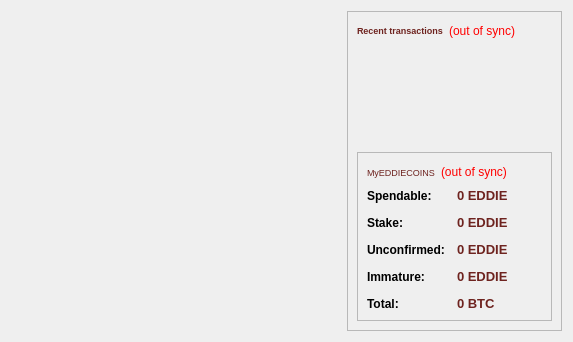
<?xml version="1.0" encoding="UTF-8"?>
<ui version="4.0">
 <class>OverviewPage</class>
 <widget class="QWidget" name="OverviewPage">
  <property name="geometry">
   <rect>
    <x>0</x>
    <y>0</y>
    <width>573</width>
    <height>342</height>
   </rect>
  </property>
  <property name="windowTitle">
   <string>Form</string>
  </property>
  <layout class="QHBoxLayout" name="horizontalLayout" stretch="0,1,1">
   <item>
    <spacer name="horizontalSpacer_3">
     <property name="orientation">
      <enum>Qt::Horizontal</enum>
     </property>
     <property name="sizeHint" stdset="0">
      <size>
       <width>120</width>
       <height>20</height>
      </size>
     </property>
    </spacer>
   </item>
   <item>
    <layout class="QVBoxLayout" name="verticalLayout_2">
     <item>
      <spacer name="verticalSpacer">
       <property name="orientation">
        <enum>Qt::Vertical</enum>
       </property>
       <property name="sizeHint" stdset="0">
        <size>
         <width>20</width>
         <height>40</height>
        </size>
       </property>
      </spacer>
     </item>
    </layout>
   </item>
   <item>
    <layout class="QVBoxLayout" name="verticalLayout_3">
     <item>
      <widget class="QFrame" name="frame_2">
       <property name="frameShape">
        <enum>QFrame::StyledPanel</enum>
       </property>
       <property name="frameShadow">
        <enum>QFrame::Raised</enum>
       </property>
       <layout class="QVBoxLayout" name="verticalLayout">
        <item>
         <layout class="QHBoxLayout" name="horizontalLayout_2">
          <item>
           <widget class="QLabel" name="label_4">
            <property name="palette">
             <palette>
              <active>
               <colorrole role="WindowText">
                <brush brushstyle="SolidPattern">
                 <color alpha="255">
                  <red>110</red>
                  <green>35</green>
                  <blue>31</blue>
                 </color>
                </brush>
               </colorrole>
               <colorrole role="Text">
                <brush brushstyle="SolidPattern">
                 <color alpha="255">
                  <red>110</red>
                  <green>35</green>
                  <blue>31</blue>
                 </color>
                </brush>
               </colorrole>
              </active>
              <inactive>
               <colorrole role="WindowText">
                <brush brushstyle="SolidPattern">
                 <color alpha="255">
                  <red>110</red>
                  <green>35</green>
                  <blue>31</blue>
                 </color>
                </brush>
               </colorrole>
               <colorrole role="Text">
                <brush brushstyle="SolidPattern">
                 <color alpha="255">
                  <red>110</red>
                  <green>35</green>
                  <blue>31</blue>
                 </color>
                </brush>
               </colorrole>
              </inactive>
              <disabled>
               <colorrole role="WindowText">
                <brush brushstyle="SolidPattern">
                 <color alpha="255">
                  <red>120</red>
                  <green>120</green>
                  <blue>120</blue>
                 </color>
                </brush>
               </colorrole>
               <colorrole role="Text">
                <brush brushstyle="SolidPattern">
                 <color alpha="255">
                  <red>120</red>
                  <green>120</green>
                  <blue>120</blue>
                 </color>
                </brush>
               </colorrole>
              </disabled>
             </palette>
            </property>
            <property name="font">
             <font>
              <pointsize>7</pointsize>
             </font>
            </property>
            <property name="text">
             <string>&lt;b&gt;Recent transactions&lt;/b&gt;</string>
            </property>
           </widget>
          </item>
          <item>
           <widget class="QLabel" name="labelTransactionsStatus">
            <property name="toolTip">
             <string>The displayed information may be out of date. Your wallet automatically synchronizes with the EDDIE network after a connection is established, but this process has not completed yet.</string>
            </property>
            <property name="styleSheet">
             <string notr="true">QLabel { color: red; }</string>
            </property>
            <property name="text">
             <string notr="true">(out of sync)</string>
            </property>
            <property name="alignment">
             <set>Qt::AlignRight|Qt::AlignTrailing|Qt::AlignVCenter</set>
            </property>
           </widget>
          </item>
          <item>
           <spacer name="horizontalSpacer">
            <property name="orientation">
             <enum>Qt::Horizontal</enum>
            </property>
            <property name="sizeHint" stdset="0">
             <size>
              <width>40</width>
              <height>20</height>
             </size>
            </property>
           </spacer>
          </item>
         </layout>
        </item>
        <item>
         <widget class="QListView" name="listTransactions">
          <property name="palette">
           <palette>
            <active>
             <colorrole role="Button">
              <brush brushstyle="SolidPattern">
               <color alpha="0">
                <red>0</red>
                <green>0</green>
                <blue>0</blue>
               </color>
              </brush>
             </colorrole>
             <colorrole role="Base">
              <brush brushstyle="NoBrush">
               <color alpha="255">
                <red>0</red>
                <green>0</green>
                <blue>0</blue>
               </color>
              </brush>
             </colorrole>
             <colorrole role="Window">
              <brush brushstyle="SolidPattern">
               <color alpha="0">
                <red>0</red>
                <green>0</green>
                <blue>0</blue>
               </color>
              </brush>
             </colorrole>
             <colorrole role="Shadow">
              <brush brushstyle="SolidPattern">
               <color alpha="255">
                <red>0</red>
                <green>0</green>
                <blue>0</blue>
               </color>
              </brush>
             </colorrole>
             <colorrole role="AlternateBase">
              <brush brushstyle="SolidPattern">
               <color alpha="255">
                <red>0</red>
                <green>0</green>
                <blue>0</blue>
               </color>
              </brush>
             </colorrole>
            </active>
            <inactive>
             <colorrole role="Button">
              <brush brushstyle="SolidPattern">
               <color alpha="0">
                <red>0</red>
                <green>0</green>
                <blue>0</blue>
               </color>
              </brush>
             </colorrole>
             <colorrole role="Base">
              <brush brushstyle="NoBrush">
               <color alpha="255">
                <red>0</red>
                <green>0</green>
                <blue>0</blue>
               </color>
              </brush>
             </colorrole>
             <colorrole role="Window">
              <brush brushstyle="SolidPattern">
               <color alpha="0">
                <red>0</red>
                <green>0</green>
                <blue>0</blue>
               </color>
              </brush>
             </colorrole>
             <colorrole role="Shadow">
              <brush brushstyle="SolidPattern">
               <color alpha="255">
                <red>0</red>
                <green>0</green>
                <blue>0</blue>
               </color>
              </brush>
             </colorrole>
             <colorrole role="AlternateBase">
              <brush brushstyle="SolidPattern">
               <color alpha="255">
                <red>0</red>
                <green>0</green>
                <blue>0</blue>
               </color>
              </brush>
             </colorrole>
            </inactive>
            <disabled>
             <colorrole role="Button">
              <brush brushstyle="SolidPattern">
               <color alpha="0">
                <red>0</red>
                <green>0</green>
                <blue>0</blue>
               </color>
              </brush>
             </colorrole>
             <colorrole role="Base">
              <brush brushstyle="NoBrush">
               <color alpha="255">
                <red>0</red>
                <green>0</green>
                <blue>0</blue>
               </color>
              </brush>
             </colorrole>
             <colorrole role="Window">
              <brush brushstyle="SolidPattern">
               <color alpha="0">
                <red>0</red>
                <green>0</green>
                <blue>0</blue>
               </color>
              </brush>
             </colorrole>
             <colorrole role="Shadow">
              <brush brushstyle="SolidPattern">
               <color alpha="255">
                <red>0</red>
                <green>0</green>
                <blue>0</blue>
               </color>
              </brush>
             </colorrole>
             <colorrole role="AlternateBase">
              <brush brushstyle="SolidPattern">
               <color alpha="255">
                <red>0</red>
                <green>0</green>
                <blue>0</blue>
               </color>
              </brush>
             </colorrole>
            </disabled>
           </palette>
          </property>
          <property name="font">
           <font>
            <pointsize>11</pointsize>
            <weight>75</weight>
            <bold>true</bold>
           </font>
          </property>
          <property name="styleSheet">
           <string notr="true">QListView { background: transparent; }</string>
          </property>
          <property name="frameShape">
           <enum>QFrame::NoFrame</enum>
          </property>
          <property name="verticalScrollBarPolicy">
           <enum>Qt::ScrollBarAlwaysOff</enum>
          </property>
          <property name="horizontalScrollBarPolicy">
           <enum>Qt::ScrollBarAlwaysOff</enum>
          </property>
          <property name="selectionMode">
           <enum>QAbstractItemView::NoSelection</enum>
          </property>
         </widget>
        </item>
        <item>
         <widget class="QFrame" name="frame">
          <property name="frameShape">
           <enum>QFrame::StyledPanel</enum>
          </property>
          <property name="frameShadow">
           <enum>QFrame::Raised</enum>
          </property>
          <layout class="QVBoxLayout" name="verticalLayout_4">
           <item>
            <layout class="QHBoxLayout" name="horizontalLayout_4">
             <item>
              <widget class="QLabel" name="label_5">
               <property name="palette">
                <palette>
                 <active>
                  <colorrole role="WindowText">
                   <brush brushstyle="SolidPattern">
                    <color alpha="255">
                     <red>110</red>
                     <green>35</green>
                     <blue>31</blue>
                    </color>
                   </brush>
                  </colorrole>
                  <colorrole role="Text">
                   <brush brushstyle="SolidPattern">
                    <color alpha="255">
                     <red>110</red>
                     <green>35</green>
                     <blue>31</blue>
                    </color>
                   </brush>
                  </colorrole>
                 </active>
                 <inactive>
                  <colorrole role="WindowText">
                   <brush brushstyle="SolidPattern">
                    <color alpha="255">
                     <red>110</red>
                     <green>35</green>
                     <blue>31</blue>
                    </color>
                   </brush>
                  </colorrole>
                  <colorrole role="Text">
                   <brush brushstyle="SolidPattern">
                    <color alpha="255">
                     <red>110</red>
                     <green>35</green>
                     <blue>31</blue>
                    </color>
                   </brush>
                  </colorrole>
                 </inactive>
                 <disabled>
                  <colorrole role="WindowText">
                   <brush brushstyle="SolidPattern">
                    <color alpha="255">
                     <red>120</red>
                     <green>120</green>
                     <blue>120</blue>
                    </color>
                   </brush>
                  </colorrole>
                  <colorrole role="Text">
                   <brush brushstyle="SolidPattern">
                    <color alpha="255">
                     <red>120</red>
                     <green>120</green>
                     <blue>120</blue>
                    </color>
                   </brush>
                  </colorrole>
                 </disabled>
                </palette>
               </property>
               <property name="font">
                <font>
                 <pointsize>7</pointsize>
                 <weight>50</weight>
                 <bold>false</bold>
                </font>
               </property>
               <property name="text">
                <string>MyEDDIECOINS</string>
               </property>
              </widget>
             </item>
             <item>
              <widget class="QLabel" name="labelWalletStatus">
               <property name="toolTip">
                <string>The displayed information may be out of date. Your wallet automatically synchronizes with the EDDIE network after a connection is established, but this process has not completed yet.</string>
               </property>
               <property name="styleSheet">
                <string notr="true">QLabel { color: red; }</string>
               </property>
               <property name="text">
                <string notr="true">(out of sync)</string>
               </property>
               <property name="alignment">
                <set>Qt::AlignLeading|Qt::AlignLeft|Qt::AlignVCenter</set>
               </property>
              </widget>
             </item>
             <item>
              <spacer name="horizontalSpacer_2">
               <property name="orientation">
                <enum>Qt::Horizontal</enum>
               </property>
               <property name="sizeHint" stdset="0">
                <size>
                 <width>40</width>
                 <height>20</height>
                </size>
               </property>
              </spacer>
             </item>
            </layout>
           </item>
           <item>
            <layout class="QFormLayout" name="formLayout_2">
             <property name="fieldGrowthPolicy">
              <enum>QFormLayout::AllNonFixedFieldsGrow</enum>
             </property>
             <property name="horizontalSpacing">
              <number>12</number>
             </property>
             <property name="verticalSpacing">
              <number>12</number>
             </property>
             <item row="0" column="0">
              <widget class="QLabel" name="label">
               <property name="font">
                <font>
                 <weight>75</weight>
                 <bold>true</bold>
                </font>
               </property>
               <property name="text">
                <string>Spendable:</string>
               </property>
              </widget>
             </item>
             <item row="0" column="1">
              <widget class="QLabel" name="labelBalance">
               <property name="palette">
                <palette>
                 <active>
                  <colorrole role="WindowText">
                   <brush brushstyle="SolidPattern">
                    <color alpha="255">
                     <red>110</red>
                     <green>35</green>
                     <blue>31</blue>
                    </color>
                   </brush>
                  </colorrole>
                  <colorrole role="Text">
                   <brush brushstyle="SolidPattern">
                    <color alpha="255">
                     <red>110</red>
                     <green>35</green>
                     <blue>31</blue>
                    </color>
                   </brush>
                  </colorrole>
                 </active>
                 <inactive>
                  <colorrole role="WindowText">
                   <brush brushstyle="SolidPattern">
                    <color alpha="255">
                     <red>110</red>
                     <green>35</green>
                     <blue>31</blue>
                    </color>
                   </brush>
                  </colorrole>
                  <colorrole role="Text">
                   <brush brushstyle="SolidPattern">
                    <color alpha="255">
                     <red>110</red>
                     <green>35</green>
                     <blue>31</blue>
                    </color>
                   </brush>
                  </colorrole>
                 </inactive>
                 <disabled>
                  <colorrole role="WindowText">
                   <brush brushstyle="SolidPattern">
                    <color alpha="255">
                     <red>120</red>
                     <green>120</green>
                     <blue>120</blue>
                    </color>
                   </brush>
                  </colorrole>
                  <colorrole role="Text">
                   <brush brushstyle="SolidPattern">
                    <color alpha="255">
                     <red>120</red>
                     <green>120</green>
                     <blue>120</blue>
                    </color>
                   </brush>
                  </colorrole>
                 </disabled>
                </palette>
               </property>
               <property name="font">
                <font>
                 <pointsize>10</pointsize>
                 <weight>75</weight>
                 <bold>true</bold>
                </font>
               </property>
               <property name="cursor">
                <cursorShape>IBeamCursor</cursorShape>
               </property>
               <property name="toolTip">
                <string>Your current spendable balance</string>
               </property>
               <property name="text">
                <string notr="true">0 EDDIE</string>
               </property>
               <property name="textInteractionFlags">
                <set>Qt::LinksAccessibleByMouse|Qt::TextSelectableByKeyboard|Qt::TextSelectableByMouse</set>
               </property>
              </widget>
             </item>
             <item row="1" column="0">
              <widget class="QLabel" name="label_6">
               <property name="font">
                <font>
                 <weight>75</weight>
                 <bold>true</bold>
                </font>
               </property>
               <property name="text">
                <string>Stake:</string>
               </property>
              </widget>
             </item>
             <item row="1" column="1">
              <widget class="QLabel" name="labelStake">
               <property name="palette">
                <palette>
                 <active>
                  <colorrole role="WindowText">
                   <brush brushstyle="SolidPattern">
                    <color alpha="255">
                     <red>110</red>
                     <green>35</green>
                     <blue>31</blue>
                    </color>
                   </brush>
                  </colorrole>
                  <colorrole role="Text">
                   <brush brushstyle="SolidPattern">
                    <color alpha="255">
                     <red>110</red>
                     <green>35</green>
                     <blue>31</blue>
                    </color>
                   </brush>
                  </colorrole>
                 </active>
                 <inactive>
                  <colorrole role="WindowText">
                   <brush brushstyle="SolidPattern">
                    <color alpha="255">
                     <red>110</red>
                     <green>35</green>
                     <blue>31</blue>
                    </color>
                   </brush>
                  </colorrole>
                  <colorrole role="Text">
                   <brush brushstyle="SolidPattern">
                    <color alpha="255">
                     <red>110</red>
                     <green>35</green>
                     <blue>31</blue>
                    </color>
                   </brush>
                  </colorrole>
                 </inactive>
                 <disabled>
                  <colorrole role="WindowText">
                   <brush brushstyle="SolidPattern">
                    <color alpha="255">
                     <red>120</red>
                     <green>120</green>
                     <blue>120</blue>
                    </color>
                   </brush>
                  </colorrole>
                  <colorrole role="Text">
                   <brush brushstyle="SolidPattern">
                    <color alpha="255">
                     <red>120</red>
                     <green>120</green>
                     <blue>120</blue>
                    </color>
                   </brush>
                  </colorrole>
                 </disabled>
                </palette>
               </property>
               <property name="font">
                <font>
                 <pointsize>10</pointsize>
                 <weight>75</weight>
                 <bold>true</bold>
                </font>
               </property>
               <property name="cursor">
                <cursorShape>IBeamCursor</cursorShape>
               </property>
               <property name="toolTip">
                <string>Total of coins that was staked, and do not yet count toward the current balance</string>
               </property>
               <property name="text">
                <string notr="true">0 EDDIE</string>
               </property>
               <property name="textInteractionFlags">
                <set>Qt::LinksAccessibleByMouse|Qt::TextSelectableByKeyboard|Qt::TextSelectableByMouse</set>
               </property>
              </widget>
             </item>
             <item row="2" column="0">
              <widget class="QLabel" name="label_3">
               <property name="font">
                <font>
                 <weight>75</weight>
                 <bold>true</bold>
                </font>
               </property>
               <property name="text">
                <string>Unconfirmed:</string>
               </property>
              </widget>
             </item>
             <item row="2" column="1">
              <widget class="QLabel" name="labelUnconfirmed">
               <property name="palette">
                <palette>
                 <active>
                  <colorrole role="WindowText">
                   <brush brushstyle="SolidPattern">
                    <color alpha="255">
                     <red>110</red>
                     <green>35</green>
                     <blue>31</blue>
                    </color>
                   </brush>
                  </colorrole>
                  <colorrole role="Text">
                   <brush brushstyle="SolidPattern">
                    <color alpha="255">
                     <red>110</red>
                     <green>35</green>
                     <blue>31</blue>
                    </color>
                   </brush>
                  </colorrole>
                 </active>
                 <inactive>
                  <colorrole role="WindowText">
                   <brush brushstyle="SolidPattern">
                    <color alpha="255">
                     <red>110</red>
                     <green>35</green>
                     <blue>31</blue>
                    </color>
                   </brush>
                  </colorrole>
                  <colorrole role="Text">
                   <brush brushstyle="SolidPattern">
                    <color alpha="255">
                     <red>110</red>
                     <green>35</green>
                     <blue>31</blue>
                    </color>
                   </brush>
                  </colorrole>
                 </inactive>
                 <disabled>
                  <colorrole role="WindowText">
                   <brush brushstyle="SolidPattern">
                    <color alpha="255">
                     <red>120</red>
                     <green>120</green>
                     <blue>120</blue>
                    </color>
                   </brush>
                  </colorrole>
                  <colorrole role="Text">
                   <brush brushstyle="SolidPattern">
                    <color alpha="255">
                     <red>120</red>
                     <green>120</green>
                     <blue>120</blue>
                    </color>
                   </brush>
                  </colorrole>
                 </disabled>
                </palette>
               </property>
               <property name="font">
                <font>
                 <pointsize>10</pointsize>
                 <weight>75</weight>
                 <bold>true</bold>
                </font>
               </property>
               <property name="cursor">
                <cursorShape>IBeamCursor</cursorShape>
               </property>
               <property name="toolTip">
                <string>Total of transactions that have yet to be confirmed, and do not yet count toward the current balance</string>
               </property>
               <property name="text">
                <string notr="true">0 EDDIE</string>
               </property>
               <property name="textInteractionFlags">
                <set>Qt::LinksAccessibleByMouse|Qt::TextSelectableByKeyboard|Qt::TextSelectableByMouse</set>
               </property>
              </widget>
             </item>
             <item row="3" column="0">
              <widget class="QLabel" name="labelImmatureText">
               <property name="font">
                <font>
                 <weight>75</weight>
                 <bold>true</bold>
                </font>
               </property>
               <property name="text">
                <string>Immature:</string>
               </property>
              </widget>
             </item>
             <item row="3" column="1">
              <widget class="QLabel" name="labelImmature">
               <property name="palette">
                <palette>
                 <active>
                  <colorrole role="WindowText">
                   <brush brushstyle="SolidPattern">
                    <color alpha="255">
                     <red>110</red>
                     <green>35</green>
                     <blue>31</blue>
                    </color>
                   </brush>
                  </colorrole>
                  <colorrole role="Text">
                   <brush brushstyle="SolidPattern">
                    <color alpha="255">
                     <red>110</red>
                     <green>35</green>
                     <blue>31</blue>
                    </color>
                   </brush>
                  </colorrole>
                 </active>
                 <inactive>
                  <colorrole role="WindowText">
                   <brush brushstyle="SolidPattern">
                    <color alpha="255">
                     <red>110</red>
                     <green>35</green>
                     <blue>31</blue>
                    </color>
                   </brush>
                  </colorrole>
                  <colorrole role="Text">
                   <brush brushstyle="SolidPattern">
                    <color alpha="255">
                     <red>110</red>
                     <green>35</green>
                     <blue>31</blue>
                    </color>
                   </brush>
                  </colorrole>
                 </inactive>
                 <disabled>
                  <colorrole role="WindowText">
                   <brush brushstyle="SolidPattern">
                    <color alpha="255">
                     <red>120</red>
                     <green>120</green>
                     <blue>120</blue>
                    </color>
                   </brush>
                  </colorrole>
                  <colorrole role="Text">
                   <brush brushstyle="SolidPattern">
                    <color alpha="255">
                     <red>120</red>
                     <green>120</green>
                     <blue>120</blue>
                    </color>
                   </brush>
                  </colorrole>
                 </disabled>
                </palette>
               </property>
               <property name="font">
                <font>
                 <pointsize>10</pointsize>
                 <weight>75</weight>
                 <bold>true</bold>
                </font>
               </property>
               <property name="toolTip">
                <string>Mined balance that has not yet matured</string>
               </property>
               <property name="text">
                <string notr="true">0 EDDIE</string>
               </property>
               <property name="textInteractionFlags">
                <set>Qt::LinksAccessibleByMouse|Qt::TextSelectableByKeyboard|Qt::TextSelectableByMouse</set>
               </property>
              </widget>
             </item>
             <item row="4" column="0">
              <widget class="QLabel" name="labelTotalText">
               <property name="font">
                <font>
                 <weight>75</weight>
                 <bold>true</bold>
                </font>
               </property>
               <property name="text">
                <string>Total:</string>
               </property>
              </widget>
             </item>
             <item row="4" column="1">
              <widget class="QLabel" name="labelTotal">
               <property name="palette">
                <palette>
                 <active>
                  <colorrole role="WindowText">
                   <brush brushstyle="SolidPattern">
                    <color alpha="255">
                     <red>110</red>
                     <green>35</green>
                     <blue>31</blue>
                    </color>
                   </brush>
                  </colorrole>
                  <colorrole role="Text">
                   <brush brushstyle="SolidPattern">
                    <color alpha="255">
                     <red>110</red>
                     <green>35</green>
                     <blue>31</blue>
                    </color>
                   </brush>
                  </colorrole>
                 </active>
                 <inactive>
                  <colorrole role="WindowText">
                   <brush brushstyle="SolidPattern">
                    <color alpha="255">
                     <red>110</red>
                     <green>35</green>
                     <blue>31</blue>
                    </color>
                   </brush>
                  </colorrole>
                  <colorrole role="Text">
                   <brush brushstyle="SolidPattern">
                    <color alpha="255">
                     <red>110</red>
                     <green>35</green>
                     <blue>31</blue>
                    </color>
                   </brush>
                  </colorrole>
                 </inactive>
                 <disabled>
                  <colorrole role="WindowText">
                   <brush brushstyle="SolidPattern">
                    <color alpha="255">
                     <red>120</red>
                     <green>120</green>
                     <blue>120</blue>
                    </color>
                   </brush>
                  </colorrole>
                  <colorrole role="Text">
                   <brush brushstyle="SolidPattern">
                    <color alpha="255">
                     <red>120</red>
                     <green>120</green>
                     <blue>120</blue>
                    </color>
                   </brush>
                  </colorrole>
                 </disabled>
                </palette>
               </property>
               <property name="font">
                <font>
                 <pointsize>10</pointsize>
                 <weight>75</weight>
                 <bold>true</bold>
                </font>
               </property>
               <property name="cursor">
                <cursorShape>IBeamCursor</cursorShape>
               </property>
               <property name="toolTip">
                <string>Your current total balance</string>
               </property>
               <property name="text">
                <string notr="true">0 BTC</string>
               </property>
               <property name="textInteractionFlags">
                <set>Qt::LinksAccessibleByMouse|Qt::TextSelectableByKeyboard|Qt::TextSelectableByMouse</set>
               </property>
              </widget>
             </item>
            </layout>
           </item>
          </layout>
         </widget>
        </item>
       </layout>
      </widget>
     </item>
     <item>
      <spacer name="verticalSpacer_2">
       <property name="orientation">
        <enum>Qt::Vertical</enum>
       </property>
       <property name="sizeHint" stdset="0">
        <size>
         <width>20</width>
         <height>40</height>
        </size>
       </property>
      </spacer>
     </item>
    </layout>
   </item>
  </layout>
 </widget>
 <resources/>
 <connections/>
</ui>
